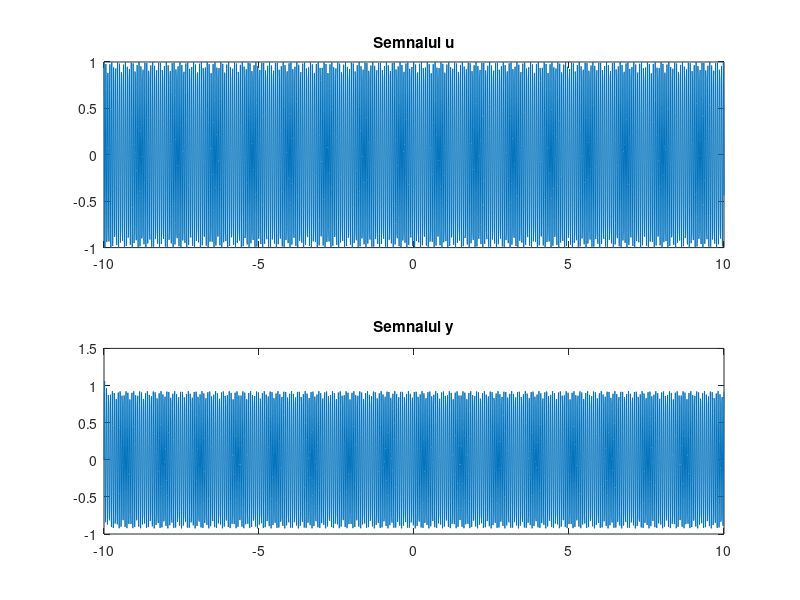
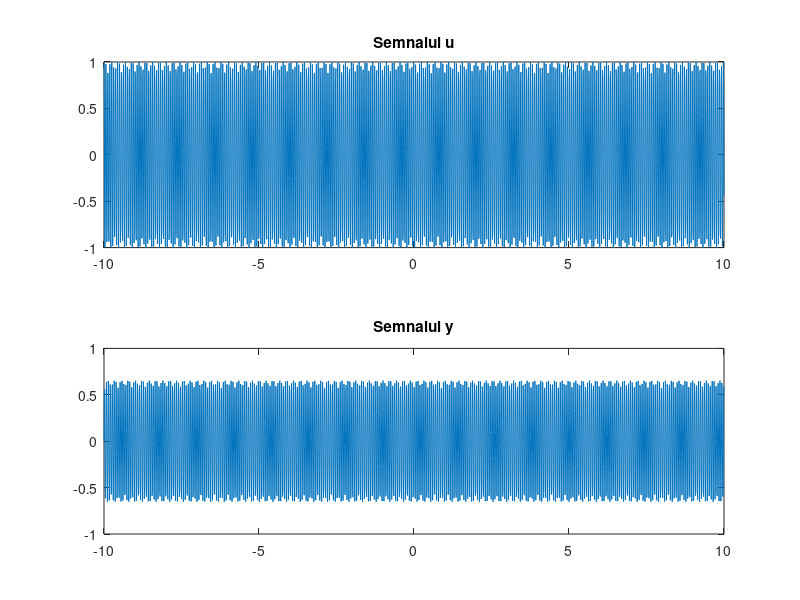
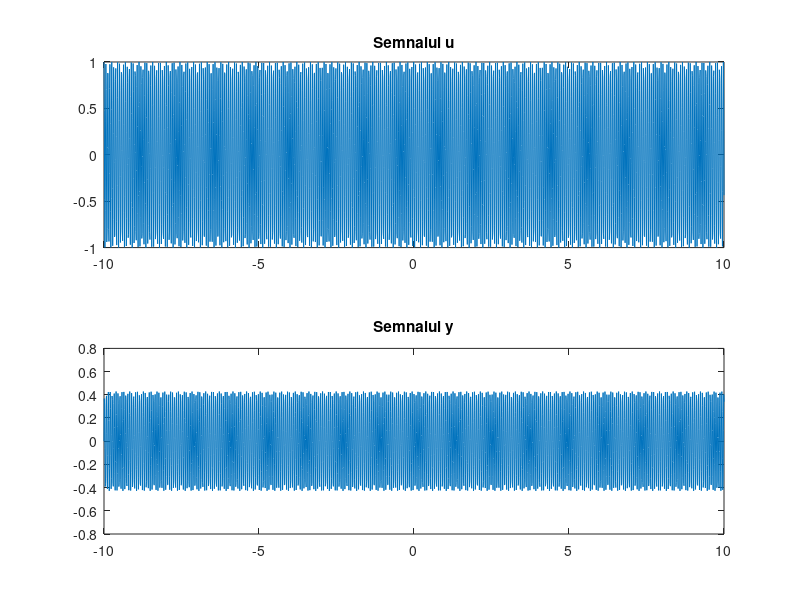

These charts were generated, in order, by the following MATLAB code:
t = -10:0.01:10;
u = cos(100 * t + pi/3);
k = [20 60 100];

for i = 1:3
    h = exp(-k(i) * t);
    h(1:1001) = 0;
    y = conv(u, h, 'same');

    str = sprintf('k = %d', k(i));
    figure('Name', str, 'NumberTitle', 'off');
    title({str});
    
    subplot(2, 1, 1);
    plot(t, u);
    title("Semnalul u");
    
    subplot(2, 1, 2);
    plot(t, y);
    title("Semnalul y");
end